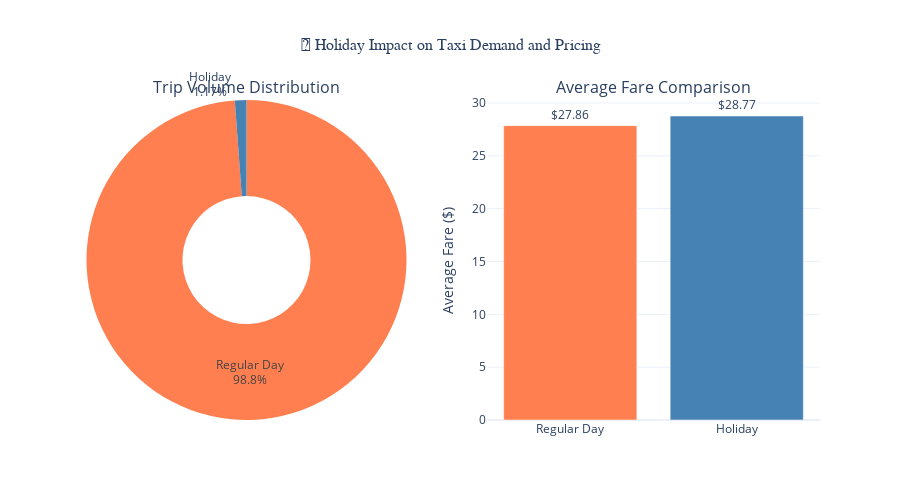

The cell this chart's notebook holds for it:
### Code cell
# Create dual visualization: volume pie chart and fare comparison
if holiday_stats.height > 1:
    fig = go.Figure()

    # Subplot setup
    from plotly.subplots import make_subplots

    fig = make_subplots(
        rows=1, cols=2,
        subplot_titles=('Trip Volume Distribution', 'Average Fare Comparison'),
        specs=[[{'type': 'pie'}, {'type': 'bar'}]]
    )

    holiday_df = holiday_stats.to_pandas()
    holiday_df['holiday_label'] = holiday_df['is_holiday'].map({True: 'Holiday', False: 'Regular Day'})

    # Pie chart for volume
    fig.add_trace(
        go.Pie(
            labels=holiday_df['holiday_label'],
            values=holiday_df['trip_volume'],
            hole=0.4,
            marker_colors=['coral', 'steelblue'],
            textinfo='label+percent',
            hovertemplate='<b>%{label}</b><br>Trips: %{value:,}<br>Percentage: %{percent}<extra></extra>'
        ),
        row=1, col=1
    )

    # Bar chart for fares
    fig.add_trace(
        go.Bar(
            x=holiday_df['holiday_label'],
            y=holiday_df['avg_fare'],
            marker_color=['coral', 'steelblue'],
            text=[f'${fare:.2f}' for fare in holiday_df['avg_fare']],
            textposition='outside',
            hovertemplate='<b>%{x}</b><br>Average Fare: $%{y:.2f}<extra></extra>'
        ),
        row=1, col=2
    )

    fig.update_layout(
        title={
            'text': '🎉 Holiday Impact on Taxi Demand and Pricing',
            'x': 0.5,
            'font': {'size': 16, 'family': 'Arial Black'}
        },
        template='plotly_white',
        height=500,
        showlegend=False
    )

    fig.update_yaxes(title_text='Average Fare ($)', row=1, col=2)

    fig.show()
else:
    print("Skipping holiday visualization due to lack of diverse holiday data.")

### Figure 1 — Plotly figure (JSON) as saved in the notebook; plotly's stock layout.template omitted (floating-point values rounded to 4 significant figures)
{"data": [{"domain": {"x": [0, 0.45], "y": [0, 1]}, "hole": 0.4, "hovertemplate": "<b>%{label}</b><br>Trips: %{value:,}<br>Percentage: %{percent}<extra></extra>", "labels": ["Regular Day", "Holiday"], "marker": {"colors": ["coral", "steelblue"]}, "textinfo": "label+percent", "type": "pie", "values": [9883204, 116796]}, {"hovertemplate": "<b>%{x}</b><br>Average Fare: $%{y:.2f}<extra></extra>", "marker": {"color": ["coral", "steelblue"]}, "text": ["$27.86", "$28.77"], "textposition": "outside", "type": "bar", "x": ["Regular Day", "Holiday"], "xaxis": "x", "y": [27.86, 28.77], "yaxis": "y"}], "layout": {"annotations": [{"font": {"size": 16}, "showarrow": false, "text": "Trip Volume Distribution", "x": 0.225, "xanchor": "center", "xref": "paper", "y": 1, "yanchor": "bottom", "yref": "paper"}, {"font": {"size": 16}, "showarrow": false, "text": "Average Fare Comparison", "x": 0.775, "xanchor": "center", "xref": "paper", "y": 1, "yanchor": "bottom", "yref": "paper"}], "height": 500, "showlegend": false, "title": {"font": {"family": "Arial Black", "size": 16}, "text": "🎉 Holiday Impact on Taxi Demand and Pricing", "x": 0.5}, "xaxis": {"anchor": "y", "domain": [0.55, 1]}, "yaxis": {"anchor": "x", "domain": [0, 1], "title": {"text": "Average Fare ($)"}}}}
